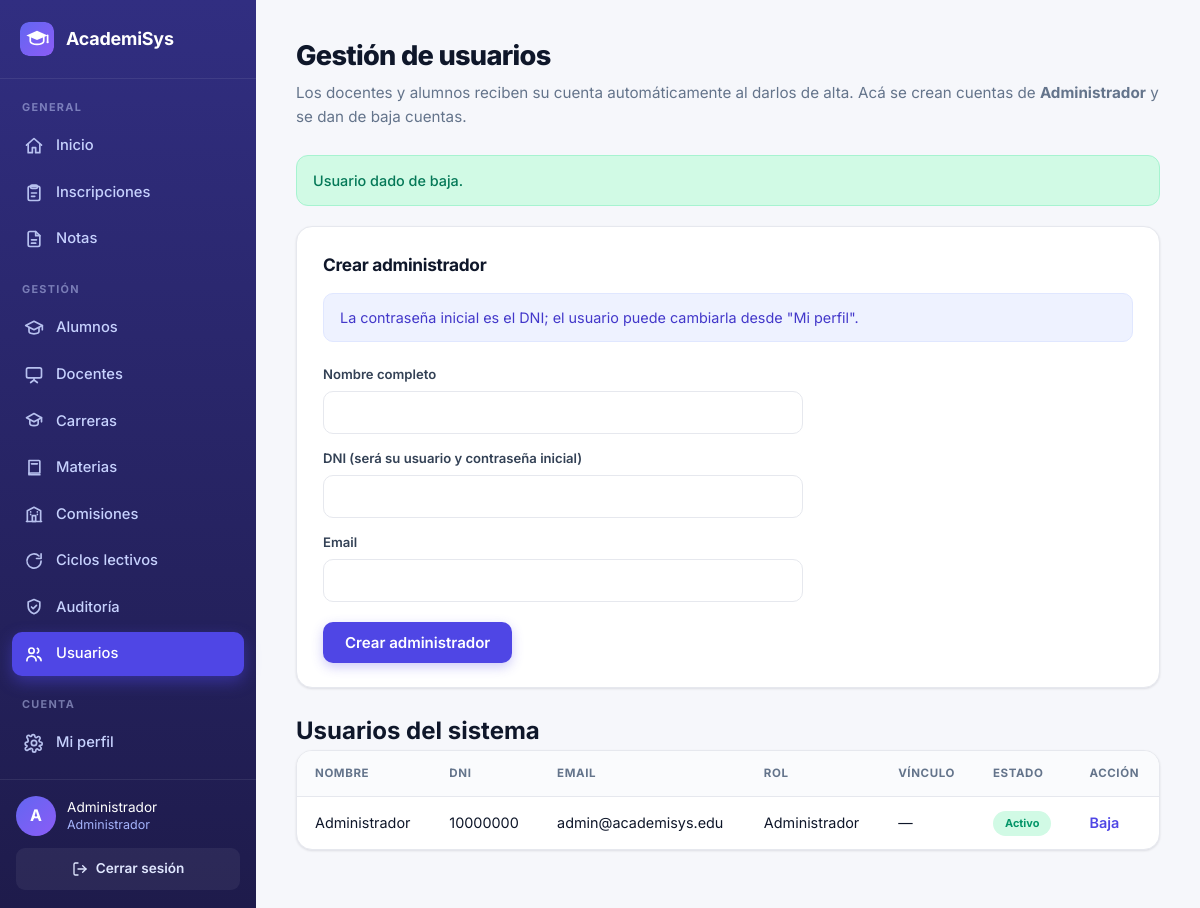
Page /vistas/usuarios.php?baja=1 (signed in) on the committed database.
### tables this page shows
CREATE TABLE Usuario (
    id_usuario     INT AUTO_INCREMENT PRIMARY KEY,
    nombre         VARCHAR(80) NOT NULL,
    dni            VARCHAR(15) NOT NULL UNIQUE,        
    email          VARCHAR(100) NOT NULL UNIQUE,
    password_hash  VARCHAR(255) NOT NULL,              
    id_rol         INT NOT NULL,                       
    id_docente     INT NULL,                           
    id_alumno      INT NULL,                           
    activo         TINYINT(1) NOT NULL DEFAULT 1,      
    CONSTRAINT fk_usuario_rol
        FOREIGN KEY (id_rol) REFERENCES Rol(id_rol),
    CONSTRAINT fk_usuario_docente
        FOREIGN KEY (id_docente) REFERENCES Docente(id_docente),
    CONSTRAINT fk_usuario_alumno
        FOREIGN KEY (id_alumno) REFERENCES Alumno(id_alumno)
);

CREATE TABLE Rol (
    id_rol  INT AUTO_INCREMENT PRIMARY KEY,    
    nombre  VARCHAR(30) NOT NULL UNIQUE        
);

### config/Database.php (called while the page is built, shortened)
<?php
class Database
{
    private static ?PDO $conexion = null;
    public static function conectar(): PDO
    {
        if (self::$conexion === null) {
            $dsn = 'mysql:host=' . self::HOST . ';dbname=' . self::BASE . ';charset=utf8mb4';
            try {
                self::$conexion = new PDO($dsn, self::USER, self::PASS, [
                    PDO::ATTR_ERRMODE            => PDO::ERRMODE_EXCEPTION,
                    PDO::ATTR_DEFAULT_FETCH_MODE => PDO::FETCH_ASSOC,
                    PDO::ATTR_EMULATE_PREPARES   => false,
                ]);
            } catch (PDOException $e) {
                die('Error de conexión: ' . $e->getMessage());
            }
        }
        return self::$conexion;
    }
}

### clases/Usuario.php (called while the page is built, shortened)
<?php
require_once __DIR__ . '/../config/Database.php';
class Usuario
{
    private PDO $db;
    public function __construct() { $this->db = Database::conectar(); }
    public function listar(): array
    {
        $sql = "SELECT u.id_usuario, u.nombre, u.dni, u.email, u.activo,
                       r.nombre AS rol, d.nombre AS docente, al.nombre AS alumno
                FROM Usuario u
                JOIN Rol r ON r.id_rol = u.id_rol
                LEFT JOIN Docente d ON d.id_docente = u.id_docente
                LEFT JOIN Alumno  al ON al.id_alumno = u.id_alumno
                ORDER BY u.activo DESC, u.nombre";
        return $this->db->query($sql)->fetchAll();
    }
}

### vistas/usuarios.php (the view, shortened to what this page needs)
<?php
require_once __DIR__ . '/_header.php';
require_once __DIR__ . '/../clases/Usuario.php';
require_once __DIR__ . '/../config/Database.php';
$usuarioModel = new Usuario();
$mensaje = ''; $tipo = '';
if (isset($_GET['baja'])) {
    $usuarioModel->darDeBaja((int) $_GET['baja']);
    $mensaje = 'Usuario dado de baja.'; $tipo = 'exito';
}
$usuarios = $usuarioModel->listar();
?>
<div class="encabezado-pagina"><h1>Gestión de usuarios</h1>
<p>Los docentes y alumnos reciben su cuenta automáticamente al darlos de alta.
   Acá se crean cuentas de <strong>Administrador</strong> y se dan de baja cuentas.</p></div>
<?php if ($mensaje !== ''): ?><p class="aviso <?= $tipo ?>"><?= htmlspecialchars($mensaje) ?></p><?php endif; ?>
<div class="tarjeta-form">
<h2>Crear administrador</h2>
<p class="ayuda">La contraseña inicial es el DNI; el usuario puede cambiarla desde "Mi perfil".</p>
<form method="POST" class="formulario">
    <label>Nombre completo</label><input type="text" name="nombre" required>
    <label>DNI (será su usuario y contraseña inicial)</label><input type="text" name="dni" required>
    <label>Email</label><input type="email" name="email" required>
    <button type="submit">Crear administrador</button>
</form>
</div>
<h2>Usuarios del sistema</h2>
<div class="tabla-wrap">
<table class="tabla">
    <thead><tr><th>Nombre</th><th>DNI</th><th>Email</th><th>Rol</th><th>Vínculo</th><th>Estado</th><th>Acción</th></tr></thead>
    <tbody>
        <?php foreach ($usuarios as $us): ?>
            <tr class="<?= $us['activo'] ? '' : 'fila-anulada' ?>">
                <td><?= htmlspecialchars($us['nombre']) ?></td>
                <td><?= htmlspecialchars($us['dni']) ?></td>
                <td><?= htmlspecialchars($us['email']) ?></td>
                <td><?= htmlspecialchars($us['rol']) ?></td>
                <td><?= htmlspecialchars($us['docente'] ?? $us['alumno'] ?? '—') ?></td>
                <td><?= $us['activo'] ? '<span class="badge-activa">Activo</span>' : '<span class="badge-anulada">Baja</span>' ?></td>
                <td><?php if ($us['activo']): ?><a href="usuarios.php?baja=<?= (int)$us['id_usuario'] ?>" onclick="return confirm('¿Dar de baja?')">Baja</a><?php else: ?>—<?php endif; ?></td>
            </tr>
        <?php endforeach; ?>
    </tbody>
</table>
</div>
<?php require_once __DIR__ . '/_footer.php'; ?>

### css/estilo.css (style rules this page uses)
:root { --indigo: #4f46e5; --indigo-osc: #4338ca; --indigo-050: #eef2ff; --indigo-100: #e0e7ff; --violeta: #7c3aed; --side-1: #312e81; --side-2: #1e1b4b; --side-txt: #c7d2fe; --side-txt-2: #a5b4fc; --bg: #f6f7fb; --card: #ffffff; --texto: #0f172a; --texto-suave: #64748b; --borde: #e6e8ee; --borde-2: #eef0f5; --verde: #059669; --verde-bg: #d1fae5; --rojo: #e11d48; --rojo-bg: #ffe4e6; --ambar: #b45309; --ambar-bg: #fef3c7; --sombra: 0 1px 2px rgba(16,24,40,.05), 0 1px 3px rgba(16,24,40,.06); --sombra-md: 0 8px 24px rgba(16,24,40,.10); --radio: 16px; --radio-sm: 10px; }
* { box-sizing: border-box; margin: 0; padding: 0; }
body { font-family: 'Inter', system-ui, -apple-system, sans-serif; background: var(--bg); color: var(--texto); line-height: 1.6; -webkit-font-smoothing: antialiased; }
.encabezado-pagina { margin-bottom: 26px; }
.encabezado-pagina h1 { font-size: 1.7em; font-weight: 800; letter-spacing: -0.7px; }
.encabezado-pagina p { color: var(--texto-suave); font-size: 0.95em; margin-top: 3px; }
.ayuda { background: var(--indigo-050); color: var(--indigo-osc); font-size: 0.9em; padding: 12px 16px; border-radius: var(--radio-sm); border: 1px solid var(--indigo-100); margin-bottom: 22px; }
.tarjeta-form { background: var(--card); padding: 24px 26px; border-radius: var(--radio); box-shadow: var(--sombra); border: 1px solid var(--borde); margin-bottom: 24px; }
.tarjeta-form h2 { font-size: 1.08em; font-weight: 700; margin-bottom: 14px; letter-spacing: -0.3px; }
label { display: block; margin: 14px 0 6px; font-weight: 600; font-size: 0.82em; color: #334155; }
input, select { width: 100%; padding: 11px 13px; border: 1.5px solid var(--borde); border-radius: var(--radio-sm); font-size: 0.94em; font-family: inherit; background: #fff; color: var(--texto); transition: border-color .15s, box-shadow .15s; }
button { margin-top: 20px; background: var(--indigo); color: #fff; border: none; padding: 11px 22px; border-radius: var(--radio-sm); font-size: 0.94em; font-weight: 600; cursor: pointer; font-family: inherit; transition: background .15s, transform .05s; box-shadow: 0 4px 12px rgba(79,70,229,.28); }
.formulario { max-width: 480px; }
.tabla-wrap { background: var(--card); border-radius: var(--radio); box-shadow: var(--sombra); border: 1px solid var(--borde); overflow: hidden; margin-bottom: 24px; }
.tabla { width: 100%; border-collapse: collapse; }
.tabla th { background: #fafbfd; color: var(--texto-suave); padding: 13px 18px; text-align: left; font-size: 0.72em; text-transform: uppercase; letter-spacing: 0.6px; font-weight: 700; border-bottom: 1px solid var(--borde); }
.tabla td { padding: 13px 18px; border-bottom: 1px solid var(--borde-2); font-size: 0.9em; }
.tabla tr:last-child td { border-bottom: none; }
.tabla tbody tr { transition: background .1s; }
.tabla a { color: var(--indigo); text-decoration: none; font-weight: 600; }
.badge-activa, .badge-anulada, .badge-promocion, .badge-regular { padding: 4px 12px; border-radius: 20px; font-size: 0.76em; font-weight: 700; display: inline-block; }
.badge-activa { background: var(--verde-bg); color: var(--verde); }
.aviso { padding: 13px 16px; border-radius: 12px; margin-bottom: 20px; font-size: 0.9em; font-weight: 500; display: flex; align-items: center; gap: 10px; }
.aviso.exito { background: var(--verde-bg); color: #047857; border: 1px solid #a7f3d0; }

### rows in the picture
usuario: nombre "Administrador", dni "10000000", email "admin@academisys.edu", id_rol.nombre "Administrador", docente "—", activo "Activo"

### other values in the picture
$iniciales "A"
$u['nombre'] "Administrador"
$u['rol'] "Administrador"
$mensaje "Usuario dado de baja."
